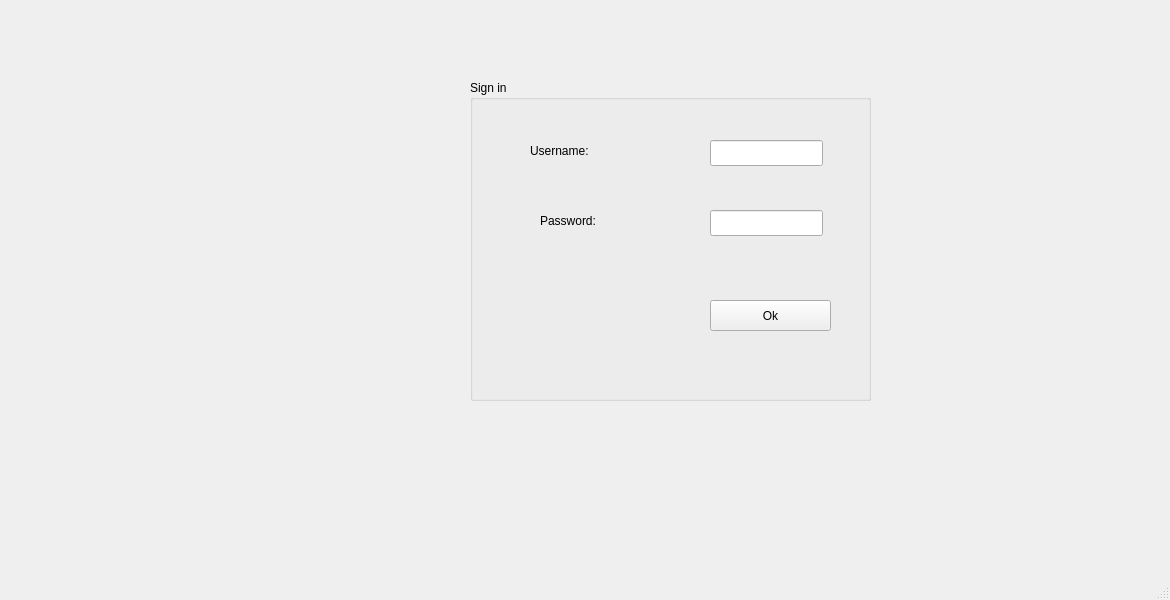
<?xml version="1.0" encoding="UTF-8"?>
<ui version="4.0">
 <class>MainWindow</class>
 <widget class="QMainWindow" name="MainWindow">
  <property name="geometry">
   <rect>
    <x>0</x>
    <y>0</y>
    <width>1170</width>
    <height>600</height>
   </rect>
  </property>
  <property name="windowTitle">
   <string>MainWindow</string>
  </property>
  <widget class="QWidget" name="centralwidget">
   <widget class="QGroupBox" name="groupBox">
    <property name="geometry">
     <rect>
      <x>470</x>
      <y>80</y>
      <width>401</width>
      <height>321</height>
     </rect>
    </property>
    <property name="title">
     <string>Sign in</string>
    </property>
    <widget class="QLineEdit" name="lineEdit_username">
     <property name="geometry">
      <rect>
       <x>240</x>
       <y>60</y>
       <width>113</width>
       <height>26</height>
      </rect>
     </property>
    </widget>
    <widget class="QLineEdit" name="lineEdit_password">
     <property name="geometry">
      <rect>
       <x>240</x>
       <y>130</y>
       <width>113</width>
       <height>26</height>
      </rect>
     </property>
    </widget>
    <widget class="QPushButton" name="pushButton_login">
     <property name="geometry">
      <rect>
       <x>240</x>
       <y>220</y>
       <width>121</width>
       <height>31</height>
      </rect>
     </property>
     <property name="text">
      <string>Ok</string>
     </property>
    </widget>
    <widget class="QLabel" name="label">
     <property name="geometry">
      <rect>
       <x>60</x>
       <y>50</y>
       <width>111</width>
       <height>41</height>
      </rect>
     </property>
     <property name="styleSheet">
      <string notr="true">font: 700 12pt &quot;Segoe UI&quot;;</string>
     </property>
     <property name="text">
      <string>Username:</string>
     </property>
    </widget>
    <widget class="QLabel" name="label_2">
     <property name="geometry">
      <rect>
       <x>70</x>
       <y>120</y>
       <width>111</width>
       <height>41</height>
      </rect>
     </property>
     <property name="styleSheet">
      <string notr="true">font: 700 12pt &quot;Segoe UI&quot;;</string>
     </property>
     <property name="text">
      <string>Password:</string>
     </property>
    </widget>
   </widget>
  </widget>
  <widget class="QMenuBar" name="menubar">
   <property name="geometry">
    <rect>
     <x>0</x>
     <y>0</y>
     <width>1170</width>
     <height>26</height>
    </rect>
   </property>
  </widget>
  <widget class="QStatusBar" name="statusbar"/>
 </widget>
 <resources/>
 <connections/>
</ui>
